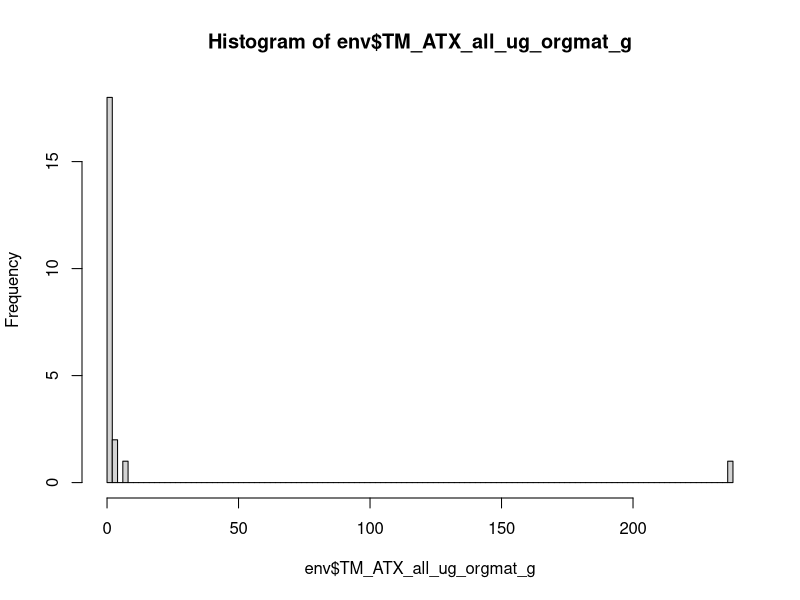
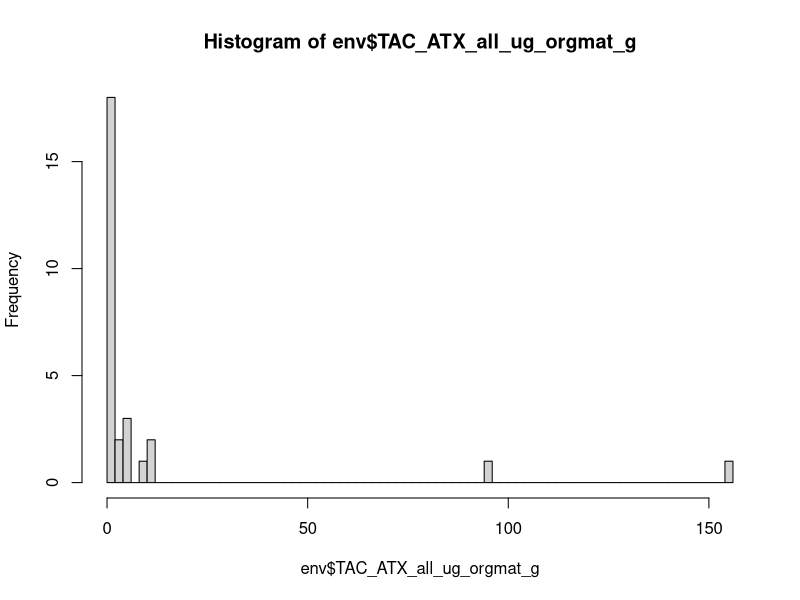
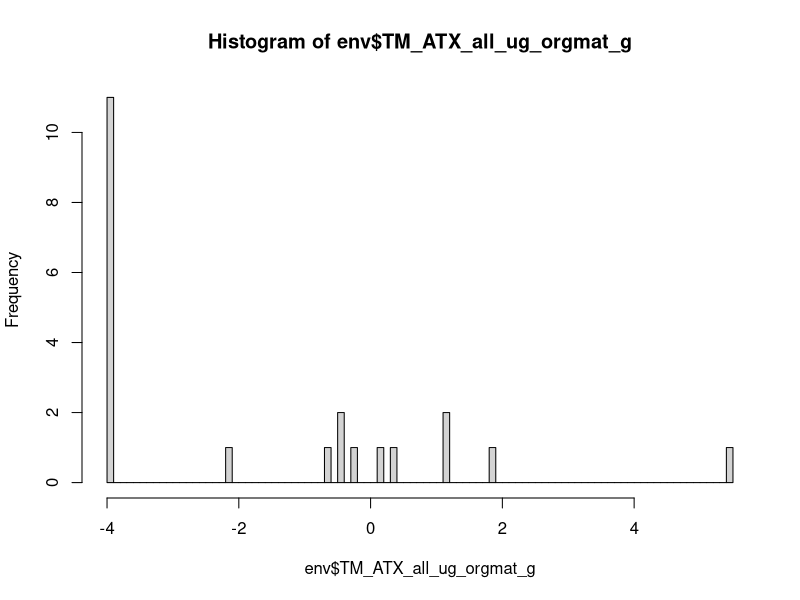
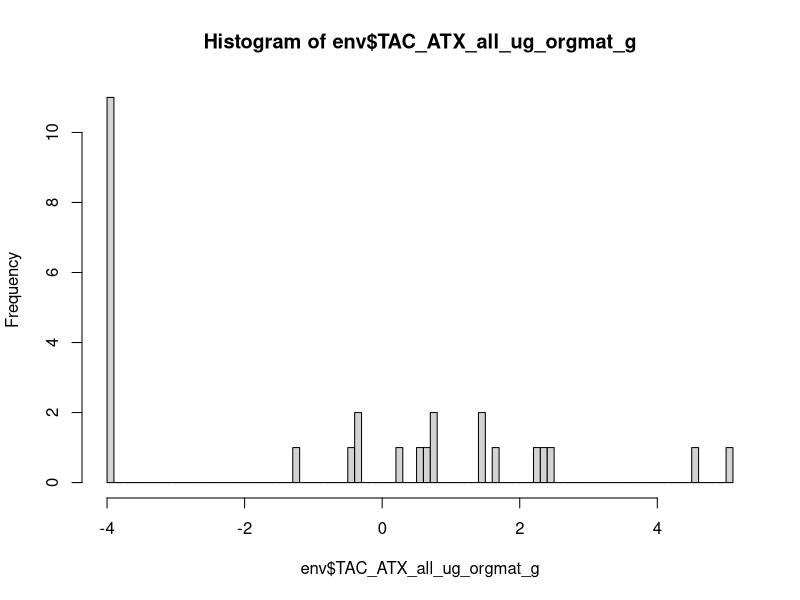

R code for these plots, in order:
#### Standardizing anatoxins & environmental covariates for analyses
### Jordan Zabrecky
## last edited: 01.26.2026

# This script standardizes anatoxin concentrations and environmental covariates
# to use in analyses such as an RDA

#### (1) Loading libraries & data ####

# libraries
lapply(c("tidyverse"), require, character.only = T)
       
# read in environmental covariates & toxin data
env <- read.csv("data/field_and_lab/environmental_covariates_and_toxins.csv") %>% 
  # will analyze congeners all together standardized by OM, 
  # so removing individual congeners and standardization by chl-a
  # also removing pH as it has a lot of NAs for 2022
  select(!c("pH", "TM_ATXa_ug_g", "TAC_ATXa_ug_g", "TM_dhATXa_ug_g", 
            "TAC_dhATXa_ug_g", "TM_HTXa_ug_g", "TAC_HTXa_ug_g", "TM_Chla_ug_g",
            "TAC_Chla_ug_g", "TM_Pheo_ug_g", "TAC_Pheo_ug_g", "TM_percent_organic_matter",
            "TAC_percent_organic_matter", "TM_ATX_all_ug_chla_ug", "TAC_ATX_all_ug_chla_ug",
            "TM_ATX_all_ug_g", "TAC_ATX_all_ug_g")) %>% 
  filter(year(ymd(field_date)) == 2022) # focusing on 2022 data for this analysis

#### (4) Come up with ATX groupings ####

# to use species indicator analysis, we need categorical groupings
# >50 ug is high
# 5-10 ug is medium
# <5 is low
# 0 is none

# we also want binary groupings to see if there is a difference
# when no anatoxins are detected versus anatoxins detected

# need to make a column for NT samples to compare to toxin concentrations
# (in case we have both taxa or only one taxa) will take the average of two or the one value
env <- env %>% 
  mutate(mean_ATX_all_ug_orgmat_g = case_when(is.na(TM_ATX_all_ug_orgmat_g) & 
                                                is.na(TAC_ATX_all_ug_orgmat_g) ~ NA,
                                              is.na(TM_ATX_all_ug_orgmat_g) ~ TAC_ATX_all_ug_orgmat_g,
                                              is.na(TAC_ATX_all_ug_orgmat_g) ~ TM_ATX_all_ug_orgmat_g,
                                              TRUE ~ (TAC_ATX_all_ug_orgmat_g + TM_ATX_all_ug_orgmat_g) / 2))

# add in categorical grouping
env <- env %>% 
  mutate(TM_atx_category = case_when(TM_ATX_all_ug_orgmat_g >= 10 ~ "high",
                                     TM_ATX_all_ug_orgmat_g < 10 & TM_ATX_all_ug_orgmat_g >= 1 ~ "medium",
                                     TM_ATX_all_ug_orgmat_g <= 1 & TM_ATX_all_ug_orgmat_g > 0 ~ "low",
                                     TM_ATX_all_ug_orgmat_g == 0 ~ "none",
                                     TRUE ~ NA),
         TAC_atx_category = case_when(TAC_ATX_all_ug_orgmat_g >= 10 ~ "high",
                                      TAC_ATX_all_ug_orgmat_g < 10 & TAC_ATX_all_ug_orgmat_g >= 1 ~ "medium",
                                      TAC_ATX_all_ug_orgmat_g <= 1 & TAC_ATX_all_ug_orgmat_g > 0 ~ "low",
                                      TAC_ATX_all_ug_orgmat_g == 0 ~ "none",
                                      TRUE ~ NA),
         NT_atx_category = case_when(mean_ATX_all_ug_orgmat_g >= 10 ~ "high",
                                     mean_ATX_all_ug_orgmat_g < 10 & mean_ATX_all_ug_orgmat_g >= 1 ~ "medium",
                                     mean_ATX_all_ug_orgmat_g <= 1 & mean_ATX_all_ug_orgmat_g > 0 ~ "low",
                                     mean_ATX_all_ug_orgmat_g == 0 ~ "none",
                                     TRUE ~ NA),
         TM_atx_detected = case_when(TM_atx_category == "none" ~ "none",
                                     is.na(TM_atx_category) ~ NA,
                                     TRUE ~ "detected"),
         TAC_atx_detected = case_when(TAC_atx_category == "none" ~ "none",
                                      is.na(TAC_atx_category) ~ NA,
                                      TRUE ~ "detected"),
         NT_atx_detected = case_when(NT_atx_category == "none" ~ "none",
                                     is.na(NT_atx_category) ~ NA,
                                     TRUE ~ "detected")) %>% 
  relocate(TM_atx_category, TAC_atx_category, NT_atx_category,
           TM_atx_detected, TAC_atx_detected, NT_atx_detected, 
           .before = temp_C)

#### (3) Log-Transforming ATX data ####

# anatoxins have really high outliers (as below!), so will log transform before scaling
hist(env$TM_ATX_all_ug_orgmat_g, breaks = 100)
hist(env$TAC_ATX_all_ug_orgmat_g, breaks = 100)

# DO NOT replace NAs because in those circumstances, no mat was present for us to sample
# first look at histogram

# need to replace zeros with a value 
# lowest non-zero value is 0.03, how about 0.02 as zero replacement?
log(0.03) # -3.506558
log(0.02) # -3.912

# replace zeros
ATX_columns <- c("TM_ATX_all_ug_orgmat_g", "TAC_ATX_all_ug_orgmat_g", 
                 "mean_ATX_all_ug_orgmat_g")
for(i in 1:length(ATX_columns)) {
  env[ATX_columns[i]] <- replace(env[ATX_columns[i]], 
                                 env[ATX_columns[i]] == 0, 0.02)
}

# log-transform ATX variables 
for(i in 1:length(ATX_columns)) {
  env[ATX_columns[i]] <- log(env[ATX_columns[i]])
}

# it's okay looking- probably little room for improvement...?
hist(env$TM_ATX_all_ug_orgmat_g, breaks = 100)
hist(env$TAC_ATX_all_ug_orgmat_g, breaks = 100)

#### (3) Center & Scale Covariates ####

# standardize data all-together
env_tog <- env
env_tog[,10:ncol(env_tog)] <- apply(env_tog[,10:ncol(env_tog)], 2, scale)

# standardize data within each river separately
env_sep <- env
env_sep[,10:ncol(env_sep)] <- apply(env_sep[,10:ncol(env_sep)], 2,
                                   function(x) ave(x, env_sep$site, FUN = scale))

# save csvs
write.csv(env_tog, "./data/field_and_lab/env_tox_standardized_together.csv", 
          row.names = FALSE)
write.csv(env_sep, "./data/field_and_lab/env_tox_standardized_byriver.csv", 
          row.names = FALSE)
